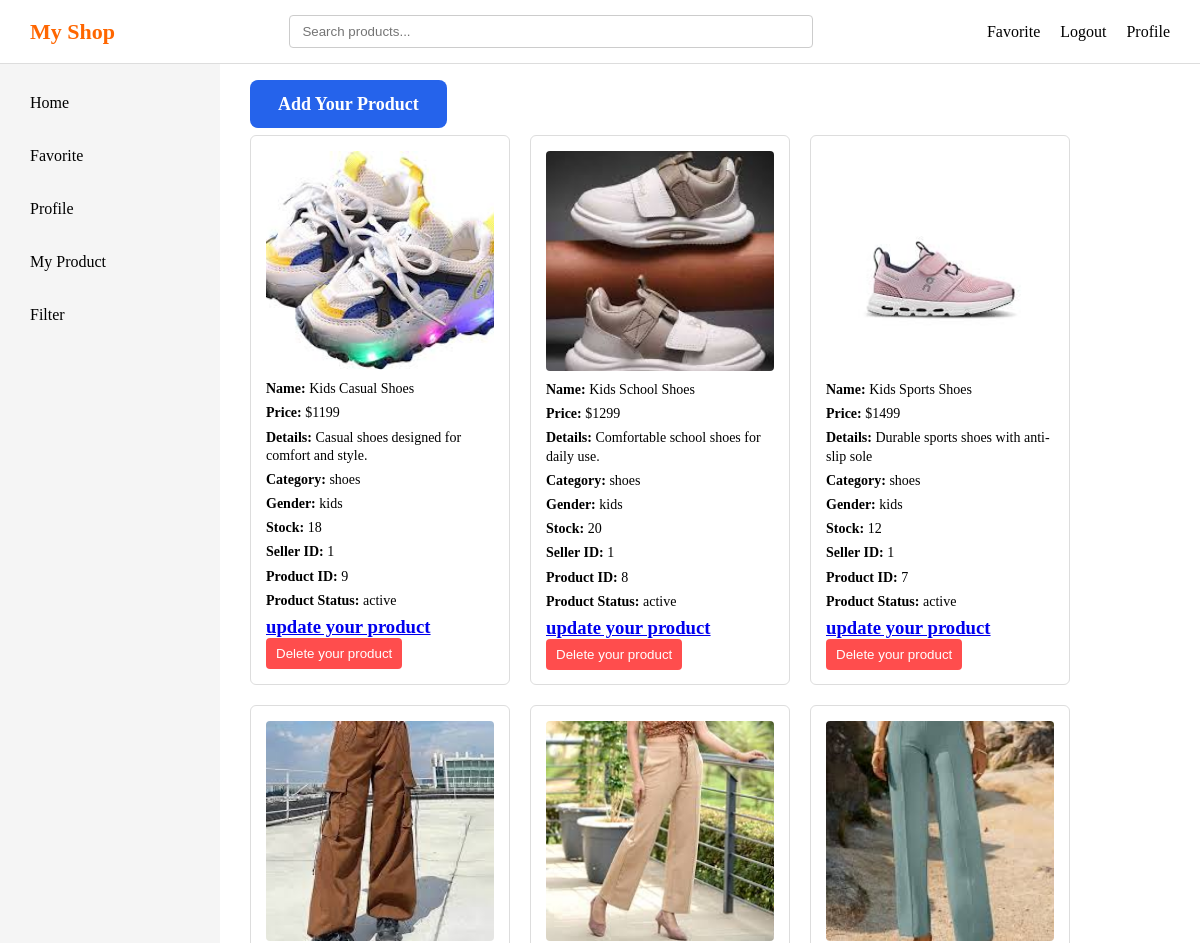
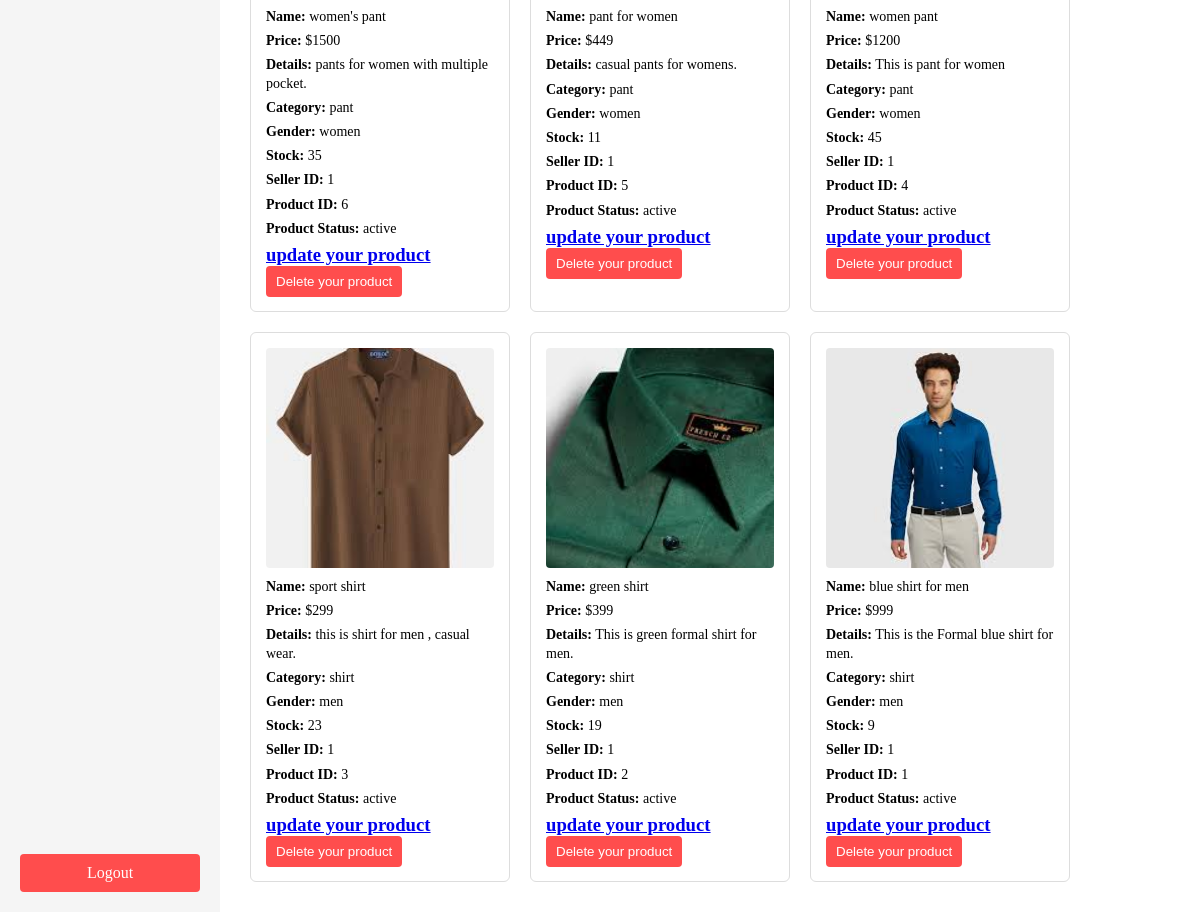
Screenshot of /myproduct (signed in) with the database file from the repository (2 pictures, top to bottom).
### app/models/product.py (models this page shows, shortened)
class Product(db.Model):
    id=db.Column(db.Integer, primary_key = True)
    product_name = db.Column(db.String(100))
    product_price= db.Column(db.Integer)
    product_image= db.Column(db.String(200))
    product_details = db.Column(db.Text)
    product_category = db.Column(db.String(100))
    product_gender= db.Column(db.String(20))
    product_stock= db.Column(db.Integer)
    status = db.Column(db.String(10),nullable=False,default='active')
    seller_id = db.Column(db.Integer, db.ForeignKey('user.id'))
    orders = db.relationship(
        'Order',
        backref='product',
        cascade='all, delete-orphan',  # automatically delete orders
        passive_deletes=True
    )

### app/product/routes.py (the view)
@product_bp.route('/myproduct')
def myproduct():
    if 'user' not in session:
        return redirect(url_for('auth.login'))
    username = session.get('user')
    user = User.query.filter_by(username= username).first()
    if user.user_type !='s':
        abort(404)
    seller_id = user.id
    query = Product.query.filter_by(seller_id = seller_id)
    category = request.args.get('category')
    gender = request.args.get('gender')
    price = request.args.get('price')
    if category:
        query = query.filter(Product.product_category.in_(category.split(',')))
    if gender:
        query = query.filter(Product.product_gender.in_(gender.split(',')))
    if price:
        query = query.filter(Product.product_price <= int(price))
    products = query.order_by(Product.id.desc()).all()
    product_list = []
    for p in products:
        product_list.append({
            "id": p.id,
            "name": p.product_name,
            "price": p.product_price,
            "image":p.product_image,
            "details":p.product_details,
            "category":p.product_category,
            "gender":p.product_gender,
            "stock":p.product_stock,
            "sellerId":p.seller_id
        })
    return render_template('myproduct.html' , user = user,products = products,products_json = product_list)

### app/templates/myproduct.html (shortened to what this page needs)
<!DOCTYPE html>
<html lang="en">
<head>
    <link rel="stylesheet" href="{{ url_for('static', filename='style.css') }}">
</head>
<body>
    <div class="header">
        <div class="logo">My Shop</div>
        <div class="searchbar" id="searchbar">
            <input type="text" id="search" placeholder="Search products..." />
        </div>
        <div class="right">
            <div class="favorite"><a href="/favorite">Favorite</a></div>
            <div class="logout"><a href="/logout">Logout</a></div>
            <div class="profile"><a href="/profile">Profile</a></div>
        </div>
    </div>
    <div class="layout">
        <div class="sidebar">
            <div class="top">
                <div class="home" id="sidebar-home">Home</div>
                <div class="favorite" id="sidebar-favorite">Favorite</div>
                <div class="profile" id="sidebar-profile">Profile</div>
                {% if user.user_type == 's' %}
                <div class="my_product" id="sidebar-myproduct">My Product</div>
                {% endif %}
                <div class="filter" id="sidebar-filter">Filter</div>
            </div>
            <div class="logout" id="sidebar-logout">Logout</div>
        </div>
        <div class="main">
            <div class="add-product-box">
                <a href="{{ url_for('product.addproduct', seller_id=user.id) }}">
                    Add Your Product
                </a>
            </div>
            {% if products %}
            <div class="products" id="products">
                {% for product in products %}
                <div class="product-card" data-product-id="{{ product.id  }}">
                    <img src="{{ url_for('static', filename='uploads/' + product.product_image) }}">
                    <p><strong>Name:</strong> {{ product.product_name }}</p>
                    <p><strong>Price:</strong> ${{ product.product_price }}</p>
                    <p><strong>Details:</strong> {{ product.product_details }}</p>
                    <p><strong>Category:</strong> {{ product.product_category }}</p>
                    <p><strong>Gender:</strong> {{ product.product_gender }}</p>
                    <p><strong>Stock:</strong> {{ product.product_stock }}</p>
                    <p><strong>Seller ID:</strong> {{ product.seller_id }}</p>
                    <p><strong>Product ID:</strong> {{ product.id }}</p>
                    <p class="product-status {{ 'status-hide' if product.status == 'hide' else 'status-active' }}"><strong>Product Status:</strong> {{ product.status }}</p>
                    <h3>
                        <a href="{{ url_for('product.update', product_id=product.id) }}">update your product</a>
                    </h3>
                    <form method="post" action="{{ url_for('product.delete', product_id=product.id) }}" class="delete-form"
                        onsubmit="return confirm('Are you sure, You want to delete this Product?');">
                        <button type="submit">Delete your product</button>
                    </form>
                </div>
                {% endfor %}
            </div>
            {% else %}
            <div class="notfound">
                <h1>this products are currently not available</h1>
            </div>
            {% endif %}
        </div>
    </div>
</body>
</html>

### app/static/style.css (style rules this page uses)
* { margin: 0; padding: 0; box-sizing: border-box; }
.header { display: flex; align-items: center; justify-content: space-between; padding: 15px 30px; background-color: #ffffff; border-bottom: 1px solid #ddd; width: 100%; }
.logo { font-size: 22px; font-weight: bold; color: #ff6600; white-space: nowrap; }
.searchbar { flex: 1; display: flex; justify-content: center; }
.searchbar input { width: 60%; min-width: 250px; padding: 8px 12px; border: 1px solid #ccc; border-radius: 4px; }
.right { display: flex; align-items: center; gap: 20px; white-space: nowrap; }
.right a, .right div { text-decoration: none; color: #000; cursor: pointer; font-weight: 500; }
.layout { display: flex; height: calc(100vh - 70px); }
.sidebar { width: 220px; height: 100%; background-color: #f5f5f5; padding: 20px; display: flex; flex-direction: column; }
.sidebar .top { flex: 1; overflow-y: auto; display: flex; flex-direction: column; gap: 15px; }
.sidebar .top div { padding: 10px; cursor: pointer; border-radius: 4px; }
.sidebar .logout { padding: 10px; background-color: #ff4d4d; color: white; text-align: center; border-radius: 4px; cursor: pointer; flex-shrink: 0; }
.main { flex: 1; padding: 30px; background-color: #ffffff; overflow-y: auto; }
.products { display: grid; grid-template-columns: repeat(auto-fill, 260px); gap: 20px; margin-top: 20px; }
.products > div { width: 260px; height: 550px; border: 1px solid #ddd; border-radius: 6px; padding: 15px; background-color: #fff; display: flex; flex-direction: column; overflow: hidden; }
.products img { width: 100%; height: 220px; object-fit: cover; border-radius: 4px; margin-bottom: 10px; }
.products p { font-size: 14px; margin-bottom: 6px; line-height: 1.3; }
.buybutton a, .products button { margin-top: auto; padding: 8px 10px; border-radius: 4px; text-align: center; background-color: #ff6600; color: white; text-decoration: none; border: none; cursor: pointer; }
.delete-form button { background-color: #ff4d4d; }
.add-product-box a { text-decoration: none; background-color: #2563eb; color: white; padding: 14px 28px; border-radius: 8px; font-size: 18px; font-weight: 600; transition: 0.3s ease; }

### rows the page displays
Product: product_image (picture), product_name "Kids Casual Shoes", product_price "1199", product_details "Casual shoes designed for comfort and style.", product_category "shoes", product_gender "kids", product_stock "18", seller_id "1", id "9", status "active"
Product: product_image (picture), product_name "Kids School Shoes", product_price "1299", product_details "Comfortable school shoes for daily use.", product_category "shoes", product_gender "kids", product_stock "20", seller_id "1", id "8", status "active"
Product: product_image (picture), product_name "Kids Sports Shoes", product_price "1499", product_details "Durable sports shoes with anti-slip sole", product_category "shoes", product_gender "kids", product_stock "12", seller_id "1", id "7", status "active"
Product: product_image (picture), product_name "women's pant", product_price "1500", product_details "pants for women with multiple pocket.", product_category "pant", product_gender "women", product_stock "35", seller_id "1", id "6", status "active"
Product: product_image (picture), product_name "pant for women", product_price "449", product_details "casual pants for womens.", product_category "pant", product_gender "women", product_stock "11", seller_id "1", id "5", status "active"
Product: product_image (picture), product_name "women pant", product_price "1200", product_details "This is pant for women", product_category "pant", product_gender "women", product_stock "45", seller_id "1", id "4", status "active"
Product: product_image (picture), product_name "sport shirt", product_price "299", product_details "this is shirt for men , casual wear.", product_category "shirt", product_gender "men", product_stock "23", seller_id "1", id "3", status "active"
Product: product_image (picture), product_name "green shirt", product_price "399", product_details "This is green formal shirt for men.", product_category "shirt", product_gender "men", product_stock "19", seller_id "1", id "2", status "active"
Product: product_image (picture), product_name "blue shirt for men", product_price "999", product_details "This is the Formal blue shirt for men.", product_category "shirt", product_gender "men", product_stock "9", seller_id "1", id "1", status "active"
